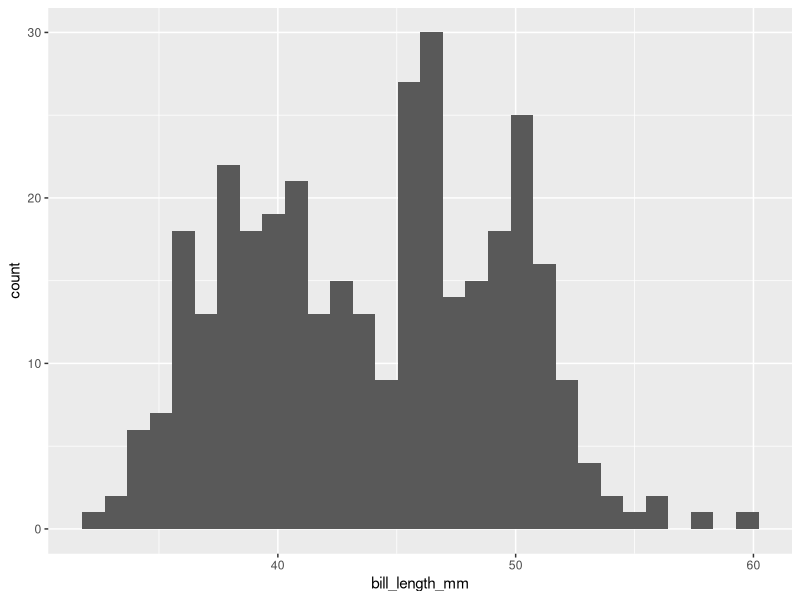
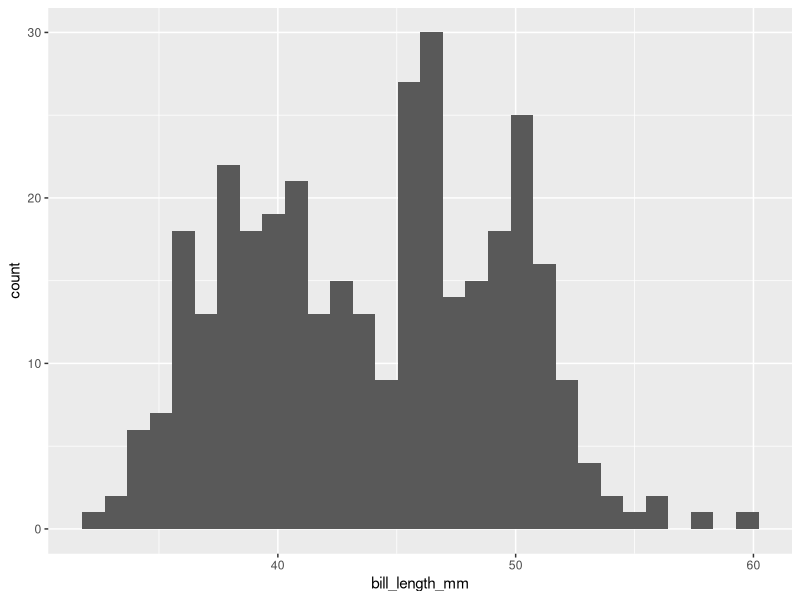
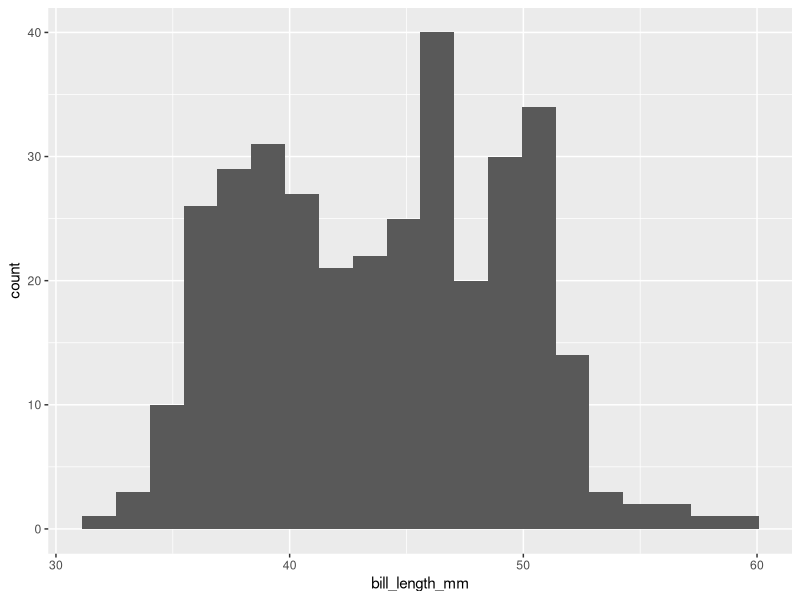
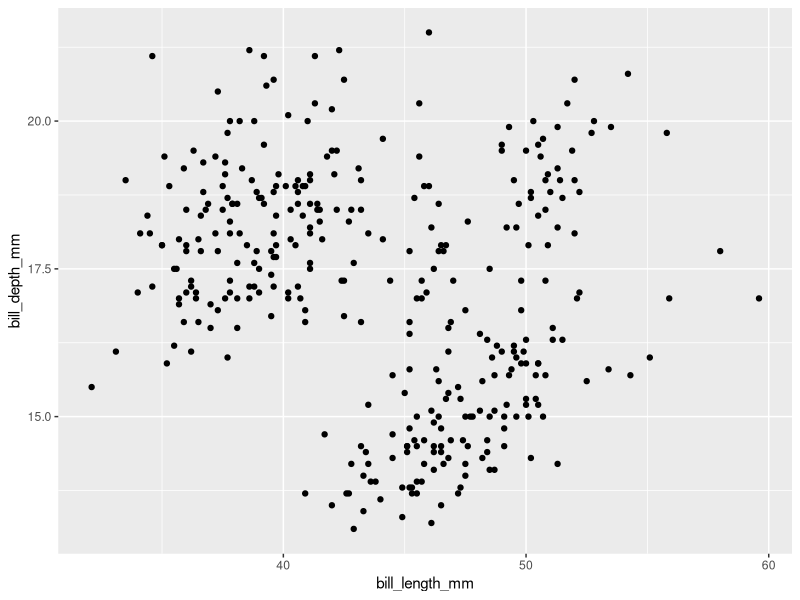
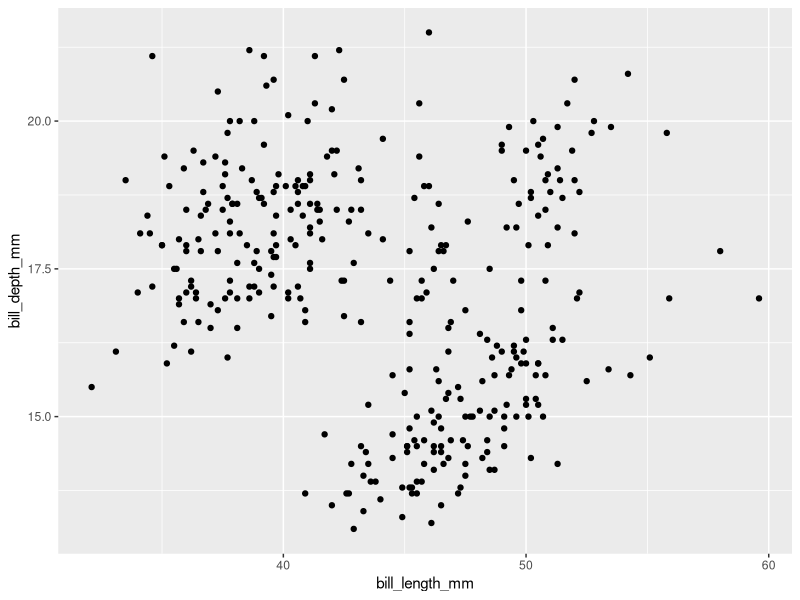
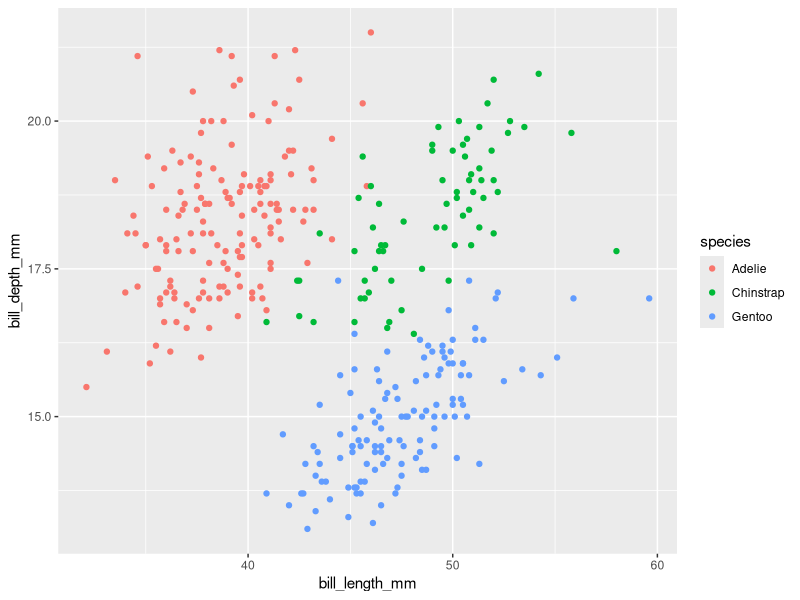
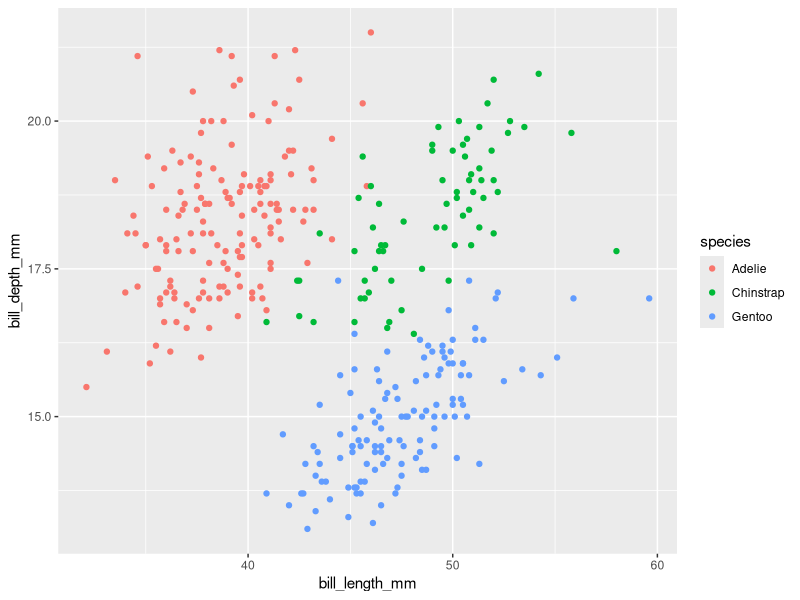

R code for these plots, in order:
## ---- chunk 1
knitr::opts_chunk$set(echo = TRUE, warning=F, message=F)
library(palmerpenguins)
library(tidyverse)
## ---- chunk 2
penguins %>%
  ggplot(aes(x = bill_length_mm)) +
  geom_histogram()
## ---- chunk 3
penguins %>%
  ggplot(aes(x = bill_length_mm)) +
  geom_histogram()
## ---- chunk 4
penguins %>%
  ggplot(aes(x = bill_length_mm)) +
  geom_histogram(bins = 20)
## ---- chunk 5
penguins %>%
  ggplot(aes(x = bill_length_mm, y = bill_depth_mm)) +
  geom_point()
## ---- chunk 6
penguins %>%
  ggplot(aes(x = bill_length_mm, y = bill_depth_mm)) +
  geom_point()
## ---- chunk 7
penguins %>%
  ggplot(aes(x = bill_length_mm, y = bill_depth_mm, 
             color = species)) +
  geom_point()
## ---- chunk 8
penguins %>%
  ggplot(aes(x = bill_length_mm, y = bill_depth_mm, 
             color = species)) +
  geom_point()
